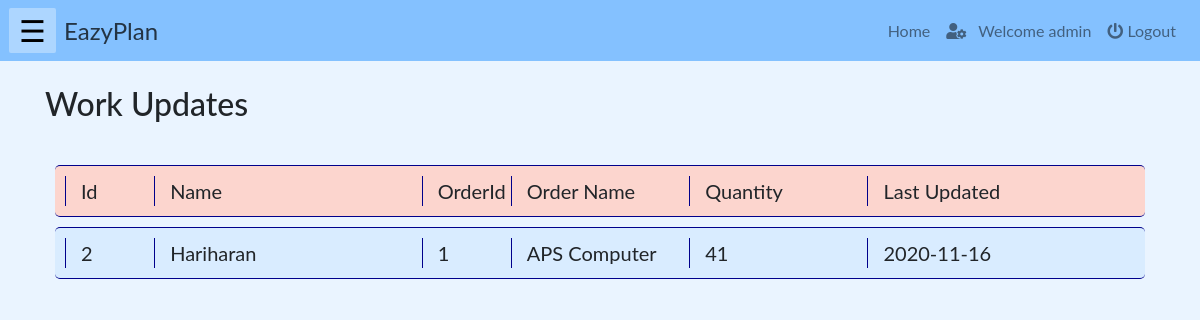
Page /php/workupdate.php (signed in) on the earlier database version.
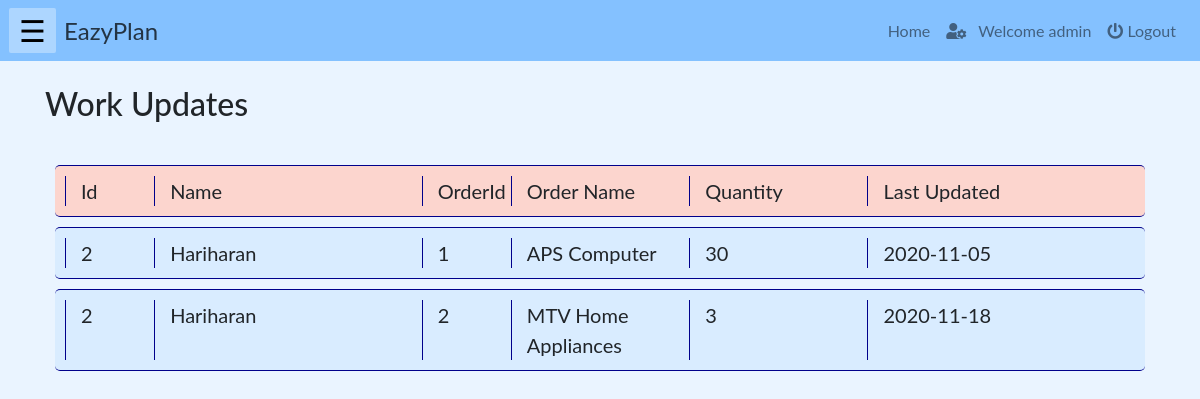
Same page on the later database version.
### tables this page shows
CREATE TABLE `workerworkupdate` (
  `workerID` int(10) NOT NULL,
  `orderID` int(10) NOT NULL,
  `productQTY` int(30) NOT NULL,
  `updateTime` date NOT NULL DEFAULT current_timestamp(),
  `AllocID` int(11) NOT NULL
);

CREATE TABLE `account` (
  `userid` int(10) NOT NULL,
  `name` varchar(100) NOT NULL,
  `email` varchar(200) NOT NULL,
  `role` varchar(20) NOT NULL,
  `password` varchar(40) NOT NULL
);

CREATE TABLE `allorder` (
  `orderID` int(10) NOT NULL,
  `name` varchar(100) NOT NULL,
  `description` varchar(1000) NOT NULL,
  `quantity` int(10) NOT NULL,
  `orderDate` date NOT NULL,
  `completionDate` date NOT NULL,
  `status` varchar(100) NOT NULL,
  `totalEstimatedAmt` int(100) NOT NULL,
  `advanceAmt` int(100) NOT NULL,
  `amtLeft` int(100) NOT NULL
);

### php/workupdate.php (the view, shortened to what this page needs)
<!DOCTYPE html>
<html lang="en">
    <?php
        include("../php/headLinks.php");
        if(isset($_SESSION["name"]) && ($_SESSION["role"]=='admin' || $_SESSION["role"]=='staff')){
    ?>
    <body>
        <?php
            include("../php/navbar.php");
        ?>
        <div class="container">
            <br><h2>Work Updates</h2><br>
            <div class="row" id="heading">
                <div class="col-md-1" id="val" >Id</div>
                <div class="col-md-3" id="val" >Name</div>
                <div class="col-md-1" id="val" >OrderId</div>
                <div class="col-md-2" id="val" >Order Name</div>
                <div class="col-md-2" id="val" >Quantity</div>
                <div class="col-md-3" id="val" >Last Updated</div>
            </div>
            <?php
                include("../connection/config.php");
                $sql1 ="select workerID, o.orderID, productQTY, updateTime, w.name as wname, o.name as oname FROM workerworkupdate wwu JOIN account w on wwu.workerID = w.userid JOIN allorder o on wwu.orderID = o.orderID";
                $resources = mysqli_query($db, $sql1);
                foreach($resources as $resource)
                    {
            ?>
            <div class="row" id="item">
                <div class="col-md-1" id="val" ><?php echo $resource['workerID']; ?></div>
                <div class="col-md-3" id="val" ><?php echo $resource['wname']; ?></div>
                <div class="col-md-1" id="val" ><?php echo $resource['orderID']; ?></div>
                <div class="col-md-2" id="val" ><?php echo $resource['oname']; ?></div>
                <div class="col-md-2" id="val"><?php echo $resource['productQTY'] ?></div>
                <div class="col-md-3" id="val"><?php echo $resource['updateTime']; ?></div>
            </div>
            <?php
                }
            ?>
        </div>
    </body>
    <?php
        }
    else{
    echo "<h3 style='color:red'>Login to access the page...</h3>";
    echo "<a href='./login.php'>Click here to login</a>";}
    ?>
</html>

Differences in the rows shown:
changed workerworkupdate "APS Computer": productQTY "41" → "30"; updateTime "2020-11-16" → "2020-11-05"
added workerworkupdate: workerID "2", workerID.name "Hariharan", orderID.orderID "2", orderID.name "MTV Home Appliances", productQTY "3", updateTime "2020-11-18"
